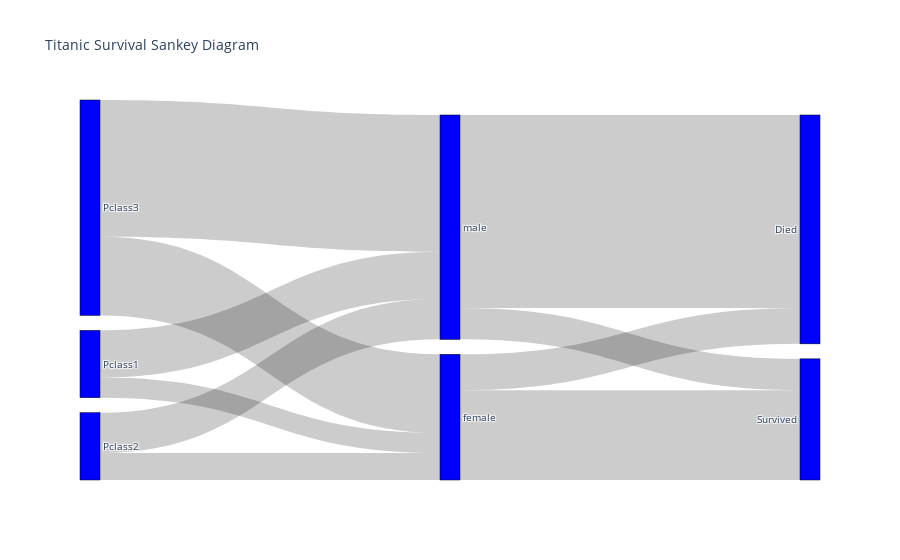

The notebook cell this image was saved under:
### Code cell
fig.update_layout(title_text="Titanic Survival Sankey Diagram", font_size=10)
fig.show()

### Figure 1 — Plotly figure (JSON) as saved in the notebook; plotly's stock layout.template omitted (floating-point values rounded to 4 significant figures)
{"data": [{"link": {"source": [0, 0, 1, 1, 2, 2, 3, 3, 4, 4], "target": [3, 4, 3, 4, 3, 4, 5, 6, 5, 6], "value": [9, 21, 12, 18, 35, 61, 16, 40, 86, 14]}, "node": {"color": "blue", "label": ["Pclass1", "Pclass2", "Pclass3", "female", "male", "Died", "Survived"], "line": {"color": "black", "width": 0.5}, "pad": 15, "thickness": 20}, "type": "sankey"}], "layout": {"font": {"size": 10}, "title": {"text": "Titanic Survival Sankey Diagram"}}}
